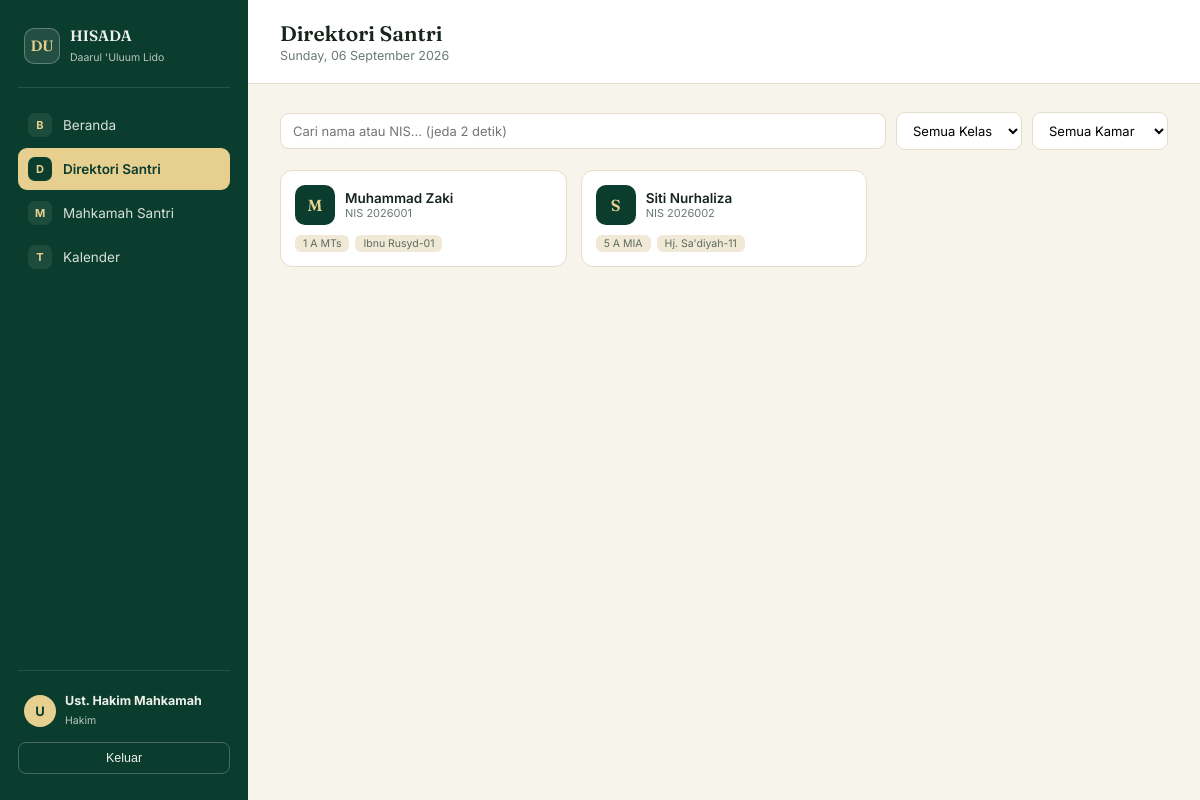
/dashboard.php?tab=direktori (signed in), run on an earlier commit of the app's database.
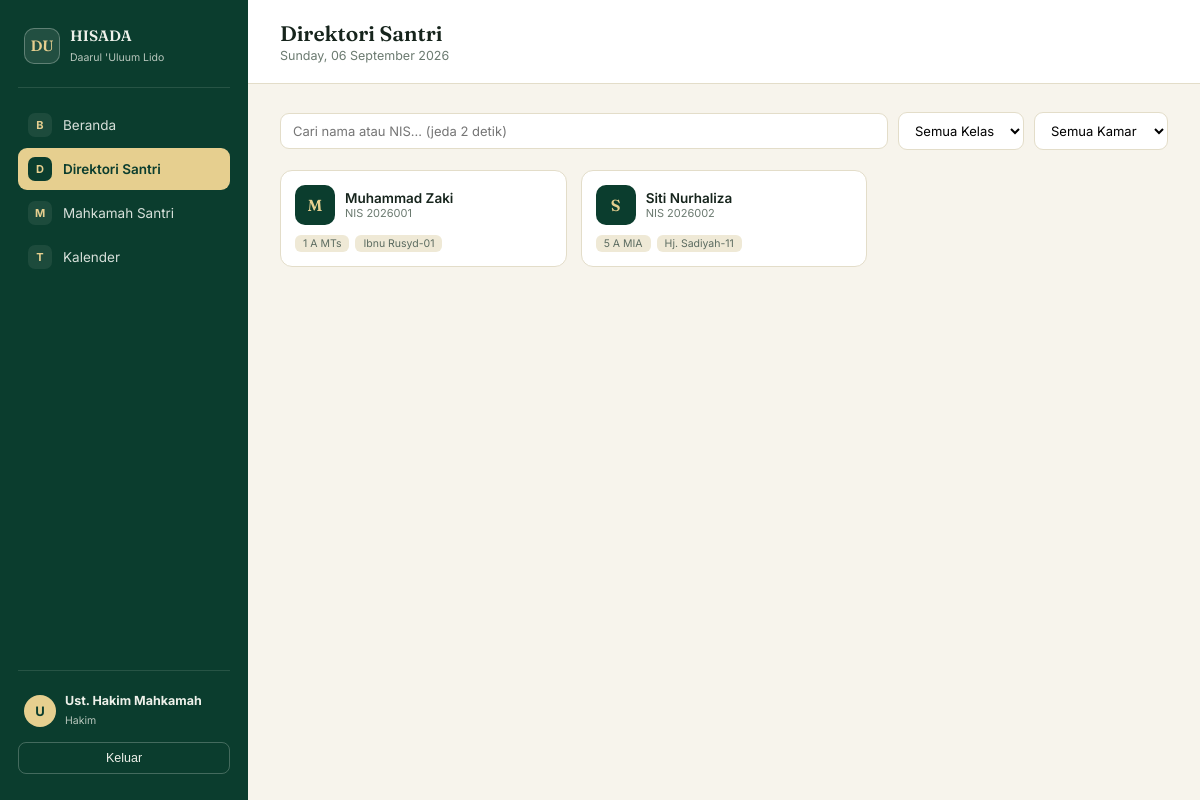
And on a later commit of the database.
### tables this page shows
CREATE TABLE students (
    id          INT AUTO_INCREMENT PRIMARY KEY,
    nis         VARCHAR(30) UNIQUE NOT NULL,
    nisn        VARCHAR(30) NULL,
    name        VARCHAR(150) NOT NULL,
    gender      ENUM('L','P') NOT NULL,
    birth_date  DATE NOT NULL,
    origin      VARCHAR(100) NULL COMMENT 'Asal daerah',
    photo       VARCHAR(255) NULL,
    class_id    INT NOT NULL COMMENT 'Kelas SAAT INI (posisi terkini)',
    room_id     INT NOT NULL COMMENT 'Kamar SAAT INI (posisi terkini)',
    family_id   INT NOT NULL,
    status      ENUM('aktif','alumni','keluar') DEFAULT 'aktif',
    created_at  TIMESTAMP DEFAULT CURRENT_TIMESTAMP,
    FOREIGN KEY (class_id)  REFERENCES classes(id),
    FOREIGN KEY (room_id)   REFERENCES rooms(id),
    FOREIGN KEY (family_id) REFERENCES families(id),
    INDEX idx_nis (nis),
    INDEX idx_student_status (status)
);

CREATE TABLE rooms (
    id            INT AUTO_INCREMENT PRIMARY KEY,
    name          VARCHAR(100) NOT NULL COMMENT 'Contoh: Ibnu Rusyd-01',
    building      VARCHAR(50)  NOT NULL,
    gender        ENUM('L','P') NOT NULL,
    supervisor_id INT NULL COMMENT 'Wali Kamar (menunjuk ke teachers, bukan users)',
    FOREIGN KEY (supervisor_id) REFERENCES teachers(id) ON DELETE SET NULL
);

CREATE TABLE classes (
    id         INT AUTO_INCREMENT PRIMARY KEY,
    name       VARCHAR(50) NOT NULL COMMENT 'Contoh: 1 A SMP, 5 A MIA',
    level      VARCHAR(20) NULL COMMENT 'SMP, MTs, SMA, MA, TMI',
    teacher_id INT NULL COMMENT 'Wali Kelas (menunjuk ke teachers, bukan users)',
    FOREIGN KEY (teacher_id) REFERENCES teachers(id) ON DELETE SET NULL
);

### dashboard.php (the view, shortened to what the changed rows need)
<?php
$mysqli = @new mysqli(DB_HOST, DB_USER, DB_PASS, DB_NAME);
$mysqli->set_charset('utf8mb4');
function h(?string $v): string
{
    return htmlspecialchars($v ?? '', ENT_QUOTES, 'UTF-8');
}
function safePrepare(mysqli $mysqli, string $sql): mysqli_stmt
{
    $stmt = $mysqli->prepare($sql);
    return $stmt;
}
function hasRole(array $needed, array $userRoles): bool
{
    return count(array_intersect($needed, $userRoles)) > 0;
}
function isStaffOnly(array $userRoles): bool
{
    return count(array_diff($userRoles, ['wali_santri'])) > 0;
}
$ROLES     = $_SESSION['roles'] ?? [];
$IS_WALI_ONLY   = !isStaffOnly($ROLES) && in_array('wali_santri', $ROLES, true);
$DATA_MGMT_ROLES = ['admin','sekretaris'];
$TABS = [
    'beranda'       => ['label' => 'Beranda',          'mark' => 'B', 'roles' => null],
    'direktori'     => ['label' => 'Direktori Santri',  'mark' => 'D', 'roles' => ['admin','sekretaris','pengurus','wali_kelas','wali_kamar','hakim','dokter','asisten']],
    'guru'          => ['label' => 'Direktori Guru',    'mark' => 'G', 'roles' => ['admin','sekretaris','pengurus','wali_kelas','wali_kamar']],
    'absensi'       => ['label' => 'Absensi',           'mark' => 'A', 'roles' => ['admin','pengurus','wali_kelas','wali_kamar']],
    'poskestren'    => ['label' => 'Poskestren',        'mark' => 'K', 'roles' => ['admin','dokter','asisten']],
    'mahkamah'      => ['label' => 'Mahkamah Santri',   'mark' => 'M', 'roles' => ['admin','sekretaris','pengurus','hakim']],
    'perizinan'     => ['label' => 'Perizinan',         'mark' => 'I', 'roles' => ['admin','pengurus']],
    'prestasi'      => ['label' => 'Prestasi',          'mark' => 'P', 'roles' => ['admin','pengurus']],
    'korespondensi' => ['label' => 'Korespondensi',     'mark' => 'S', 'roles' => ['admin','pengurus','sekretaris']],
    'kalender'      => ['label' => 'Kalender',          'mark' => 'T', 'roles' => null],
    'anak_saya'     => ['label' => 'Data Anak Saya',    'mark' => 'N', 'roles' => ['wali_santri']],
    'pengguna'      => ['label' => 'Kelola Pengguna',   'mark' => 'U', 'roles' => ['admin']],
];
function studentQuery(mysqli $mysqli, string $search, string $filterClass, string $filterRoom): array
{
    $sql = "SELECT s.*, c.name class_name, r.name room_name FROM students s
            JOIN classes c ON c.id = s.class_id JOIN rooms r ON r.id = s.room_id
            WHERE s.status='aktif'";
    $params = []; $types = '';
    $sql .= " ORDER BY s.name";
    $stmt = safePrepare($mysqli, $sql);
    $stmt->execute();
    $rows = $stmt->get_result()->fetch_all(MYSQLI_ASSOC);
    return $rows;
}
function renderStudentGrid(array $students, bool $canManage): void
{
    foreach ($students as $s) {
        echo '<div class="student-card" onclick="openIdCard(this)"'
            . ' data-id="' . (int)$s['id'] . '"'
            . ' data-name="' . h($s['name']) . '"'
            . ' data-nis="' . h($s['nis']) . '"'
            . ' data-nisn="' . h($s['nisn']) . '"'
            . ' data-class="' . h($s['class_name']) . '"'
            . ' data-room="' . h($s['room_name']) . '"'
            . ' data-class-id="' . (int)$s['class_id'] . '"'
            . ' data-room-id="' . (int)$s['room_id'] . '"'
            . ' data-gender="' . ($s['gender'] === 'L' ? 'Putra' : 'Putri') . '"'
            . ' data-origin="' . h($s['origin']) . '"'
            . ' data-dob="' . h($s['birth_date']) . '"'
            . ' data-status="' . h($s['status']) . '">';
        echo '<div class="top"><div class="initial">' . h(mb_substr($s['name'], 0, 1)) . '</div><div>'
            . '<div class="name">' . h($s['name']) . '</div><div class="nis">NIS ' . h($s['nis']) . '</div></div></div>';
        echo '<div class="tags"><span class="tag">' . h($s['class_name']) . '</span><span class="tag">' . h($s['room_name']) . '</span></div>';
        echo '</div>';
    }
}
    ?>
    <?php
$activeTab = $_GET['tab'] ?? ($IS_WALI_ONLY ? 'anak_saya' : 'beranda');
?>
<!DOCTYPE html>
<html lang="id">
<head>
</head>
<body>
<div class="shell">
    <div class="main">
        <div class="topbar">
            <div>
                <h1><?= h($TABS[$activeTab]['label']) ?></h1>
            </div>
        </div>
        <div class="content">
            <?php
            switch ($activeTab):
                    ?>
                <?php break;
                case 'direktori':
                $canManageStudents = hasRole($DATA_MGMT_ROLES, $ROLES);
                $search = trim($_GET['q'] ?? '');
                $filterClass = $_GET['class_id'] ?? '';
                $filterRoom = $_GET['room_id'] ?? '';
                $students = studentQuery($mysqli, $search, $filterClass, $filterRoom);
                ?>
                <div class="student-grid" id="studentGrid">
                    <?php renderStudentGrid($students, $canManageStudents); ?>
                </div>
                <?php break;
                ?>
                <?php break;
            endswitch;
            ?>
        </div>
    </div>
</div>
</body>
</html>

What changed in the data, as far as the page shows it:
changed through a linked row, students "Siti Nurhaliza": room.name "Hj. Sa'diyah-11" → "Hj. Sadiyah-11"
